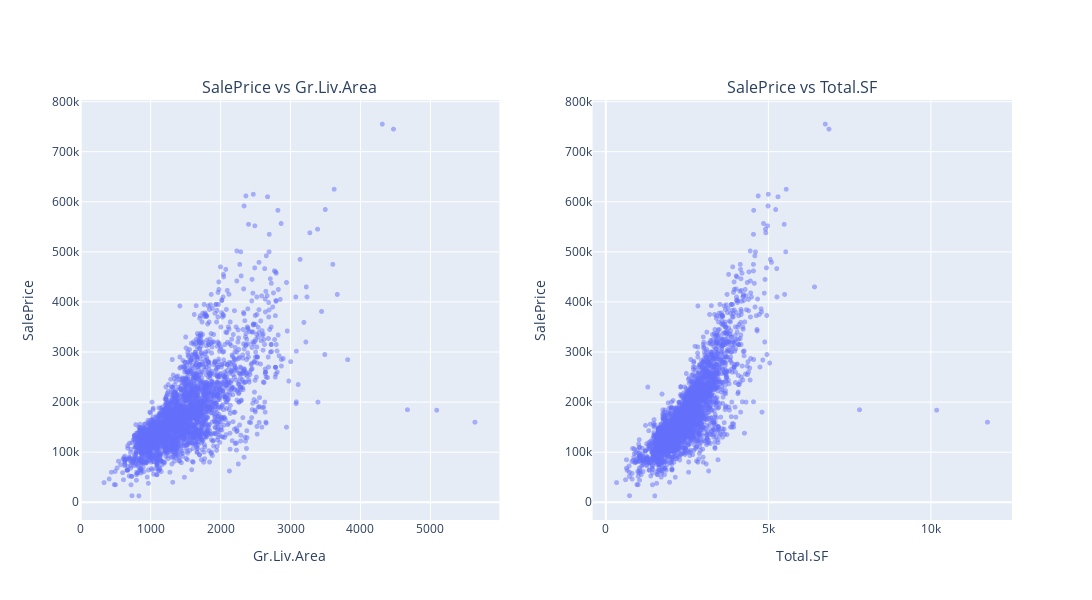

Here is the notebook cell this chart was saved with:
### Code cell
from plotly.subplots import make_subplots

fig1_px = px.scatter(df, x='Gr.Liv.Area', y='SalePrice')
fig1_px.update_traces(marker=dict(size=5, opacity=0.5))


fig2_px = px.scatter(df, x='Total.SF', y='SalePrice')
fig2_px.update_traces(marker=dict(size=5, opacity=0.5))

fig_subplots = make_subplots(
    rows=1, cols=2,
    subplot_titles=('SalePrice vs Gr.Liv.Area', 'SalePrice vs Total.SF')
)


fig_subplots = make_subplots(
    rows=1, cols=2,
    subplot_titles=('SalePrice vs Gr.Liv.Area', 'SalePrice vs Total.SF')
)


for trace in fig1_px.data:
    fig_subplots.add_trace(trace, row=1, col=1)


for trace in fig2_px.data:
    fig_subplots.add_trace(trace, row=1, col=2)

fig_subplots.update_xaxes(title_text='Gr.Liv.Area', row=1, col=1)
fig_subplots.update_yaxes(title_text='SalePrice', row=1, col=1)


fig_subplots.update_xaxes(title_text='Total.SF', row=1, col=2)
fig_subplots.update_yaxes(title_text='SalePrice', row=1, col=2) 


fig_subplots.update_layout(
    height=600, 
    width=1200, 
    showlegend=False 
)


fig_subplots.show()

### Figure 1 — Plotly figure (JSON) as saved in the notebook; plotly's stock layout.template omitted (floating-point values rounded to 4 significant figures; data arrays with more than 128 entries replaced by an {"elided": "..."} marker saying what was removed)
{"data": [{"hovertemplate": "Gr.Liv.Area=%{x}<br>SalePrice=%{y}<extra></extra>", "legendgroup": "", "marker": {"color": "#636efa", "opacity": 0.5, "size": 5, "symbol": "circle"}, "mode": "markers", "name": "", "showlegend": false, "type": "scattergl", "x": {"elided": "2930 int values"}, "xaxis": "x", "y": {"elided": "2930 int values"}, "yaxis": "y"}, {"hovertemplate": "Total.SF=%{x}<br>SalePrice=%{y}<extra></extra>", "legendgroup": "", "marker": {"color": "#636efa", "opacity": 0.5, "size": 5, "symbol": "circle"}, "mode": "markers", "name": "", "showlegend": false, "type": "scattergl", "x": {"elided": "2930 int values"}, "xaxis": "x2", "y": {"elided": "2930 int values"}, "yaxis": "y2"}], "layout": {"annotations": [{"font": {"size": 16}, "showarrow": false, "text": "SalePrice vs Gr.Liv.Area", "x": 0.225, "xanchor": "center", "xref": "paper", "y": 1, "yanchor": "bottom", "yref": "paper"}, {"font": {"size": 16}, "showarrow": false, "text": "SalePrice vs Total.SF", "x": 0.775, "xanchor": "center", "xref": "paper", "y": 1, "yanchor": "bottom", "yref": "paper"}], "height": 600, "showlegend": false, "width": 1200, "xaxis": {"anchor": "y", "domain": [0, 0.45], "title": {"text": "Gr.Liv.Area"}}, "xaxis2": {"anchor": "y2", "domain": [0.55, 1], "title": {"text": "Total.SF"}}, "yaxis": {"anchor": "x", "domain": [0, 1], "title": {"text": "SalePrice"}}, "yaxis2": {"anchor": "x2", "domain": [0, 1], "title": {"text": "SalePrice"}}}}
